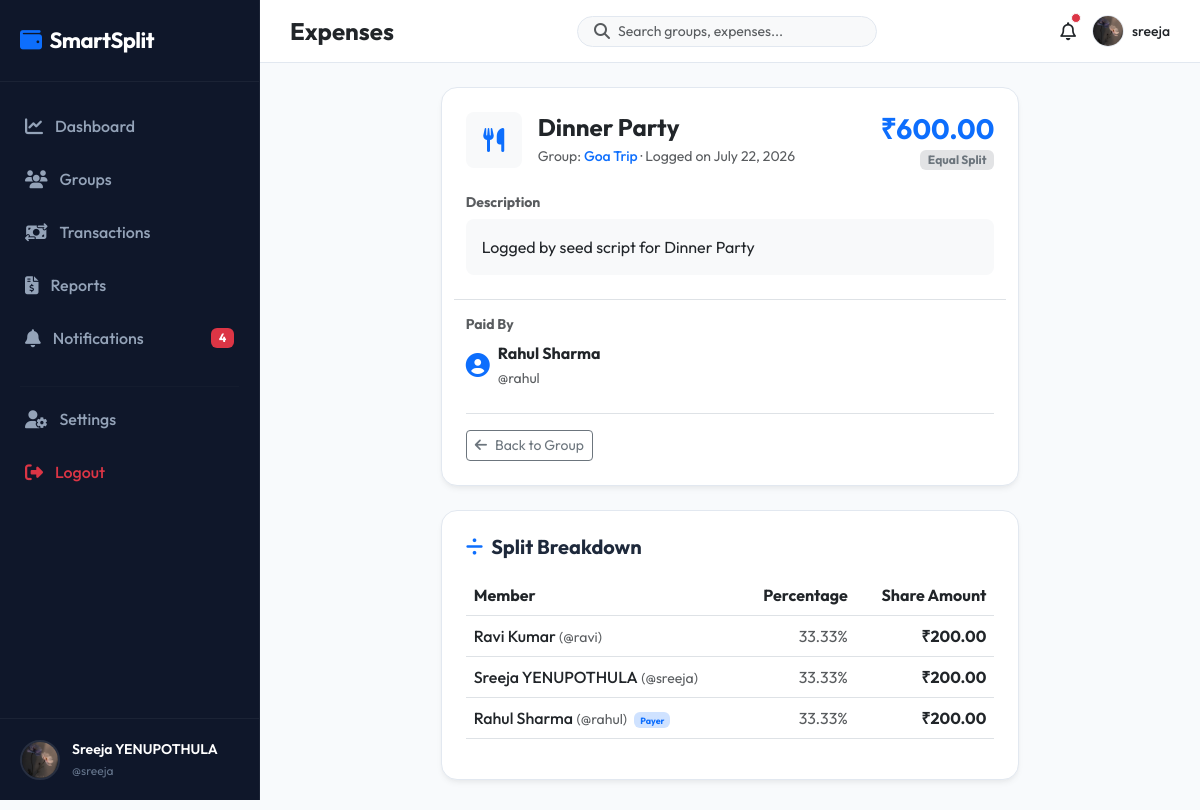
The app's page /expenses/6/ (signed in) with its own data.
### accounts/models.py (models this page shows, shortened)
class Profile(models.Model):
    user = models.OneToOneField(User, on_delete=models.CASCADE, related_name='profile')
    profile_picture = models.ImageField(upload_to='profiles/', default='profiles/default.png', blank=True)
    phone_number = models.CharField(max_length=15, blank=True)
    upi_id = models.CharField(max_length=50, blank=True)

### expenses/models.py (models this page shows, shortened)
class Expense(models.Model):
    CATEGORY_CHOICES = [
        ('Food', 'Food'),
        ('Travel', 'Travel'),
        ('Shopping', 'Shopping'),
        ('Fuel', 'Fuel'),
        ('Rent', 'Rent'),
        ('Bills', 'Bills'),
        ('Entertainment', 'Entertainment'),
        ('Others', 'Others'),
    ]
    SPLIT_CHOICES = [
        ('EQUAL', 'Equal Split'),
        ('CUSTOM', 'Custom Split (Exact Amounts)'),
        ('PERCENT', 'Percentage Split'),
    ]
    group = models.ForeignKey(Group, on_delete=models.CASCADE, related_name='expenses')
    title = models.CharField(max_length=150)
    description = models.TextField(blank=True)
    amount = models.DecimalField(max_digits=10, decimal_places=2)
    date = models.DateField(default=timezone.now)
    category = models.CharField(max_length=20, choices=CATEGORY_CHOICES, default='Others')
    paid_by = models.ForeignKey(User, on_delete=models.CASCADE, related_name='expenses_paid')
    split_type = models.CharField(max_length=10, choices=SPLIT_CHOICES, default='EQUAL')
    notes = models.TextField(blank=True)
    created_at = models.DateTimeField(auto_now_add=True)

class ExpenseSplit(models.Model):
    expense = models.ForeignKey(Expense, on_delete=models.CASCADE, related_name='splits')
    user = models.ForeignKey(User, on_delete=models.CASCADE, related_name='expense_shares')
    amount = models.DecimalField(max_digits=10, decimal_places=2)
    percentage = models.DecimalField(max_digits=5, decimal_places=2, null=True, blank=True)
    class Meta:
        unique_together = ('expense', 'user')

### groups/models.py (models this page shows, shortened)
class Group(models.Model):
    name = models.CharField(max_length=100)
    description = models.TextField(blank=True)
    created_by = models.ForeignKey(User, on_delete=models.CASCADE, related_name='created_groups')
    created_date = models.DateTimeField(auto_now_add=True)
    invite_code = models.CharField(max_length=12, unique=True, blank=True)

### expenses/views.py (the view)
# urls.py: path('<int:expense_id>/', views.expense_detail_view, name='detail'),
@login_required
def expense_detail_view(request, expense_id):
    expense = get_object_or_404(Expense, id=expense_id)
    if not GroupMember.objects.filter(group=expense.group, user=request.user).exists():
        messages.error(request, "You are not a member of this group.")
        return redirect('groups:list')
    splits = expense.splits.all().select_related('user')
    return render(request, 'expenses/detail.html', {'expense': expense, 'splits': splits})

### notifications/context_processors.py (called while the page is built)
def unread_notifications_count(request):
    if request.user.is_authenticated:
        count = Notification.objects.filter(user=request.user, is_read=False).count()
        return {'unread_notifications_count': count}
    return {'unread_notifications_count': 0}

### templates/expenses/detail.html (shortened to what this page needs)
{% extends 'base.html' %}
{% block content %}
<div class="row justify-content-center">
    <div class="col-lg-8">
        <div class="premium-card p-4 mb-4">
            <div class="d-flex justify-content-between align-items-start mb-4">
                <div class="d-flex align-items-center">
                    <div class="rounded-3 d-flex align-items-center justify-content-center bg-light text-primary me-3" style="width: 56px; height: 56px; font-size: 24px;">
                        {% if expense.category == 'Food' %}<i class="fa-solid fa-utensils"></i>
                        {% elif expense.category == 'Travel' %}<i class="fa-solid fa-plane"></i>
                        {% elif expense.category == 'Shopping' %}<i class="fa-solid fa-bag-shopping"></i>
                        {% elif expense.category == 'Fuel' %}<i class="fa-solid fa-gas-pump"></i>
                        {% elif expense.category == 'Rent' %}<i class="fa-solid fa-house"></i>
                        {% elif expense.category == 'Bills' %}<i class="fa-solid fa-file-invoice"></i>
                        {% elif expense.category == 'Entertainment' %}<i class="fa-solid fa-film"></i>
                        {% else %}<i class="fa-solid fa-receipt"></i>{% endif %}
                    </div>
                    <div>
                        <h4 class="fw-bold text-dark mb-1">{{ expense.title }}</h4>
                        <p class="text-muted mb-0 small">
                            Group: <a href="{% url 'groups:detail' expense.group.id %}" class="text-decoration-none fw-medium">{{ expense.group.name }}</a> &middot; Logged on {{ expense.date|date:"F d, Y" }}
                        </p>
                    </div>
                </div>
                <div class="text-end">
                    <h3 class="fw-bold text-primary mb-0">₹{{ expense.amount }}</h3>
                    <span class="badge bg-secondary-subtle text-secondary mt-1">{{ expense.get_split_type_display }}</span>
                </div>
            </div>
            {% if expense.description %}
                <div class="mb-4">
                    <h6 class="fw-bold text-muted small uppercase">Description</h6>
                    <p class="text-dark bg-light p-3 rounded-3">{{ expense.description }}</p>
                </div>
            {% endif %}
            <div class="row mb-4 border-top pt-3">
                <div class="col-md-6 mb-3 mb-md-0">
                    <h6 class="fw-bold text-muted small uppercase">Paid By</h6>
                    <div class="d-flex align-items-center mt-2">
                        <i class="fa-solid fa-circle-user text-primary fs-4 me-2"></i>
                        <div>
                            <span class="fw-bold text-dark d-block">{{ expense.paid_by.first_name }} {{ expense.paid_by.last_name }}</span>
                            <span class="text-muted small">@{{ expense.paid_by.username }}</span>
                        </div>
                    </div>
                </div>
            </div>
            <div class="d-flex justify-content-between border-top pt-3">
                <a href="{% url 'groups:detail' expense.group.id %}" class="btn btn-outline-secondary btn-sm"><i class="fa-solid fa-arrow-left me-2"></i>Back to Group</a>
            </div>
        </div>
        <div class="premium-card p-4">
            <h5 class="fw-bold mb-3"><i class="fa-solid fa-divide text-primary me-2"></i>Split Breakdown</h5>
            <div class="table-responsive">
                <table class="table align-middle">
                    <thead>
                        <tr>
                            <th>Member</th>
                            <th class="text-end">Percentage</th>
                            <th class="text-end">Share Amount</th>
                        </tr>
                    </thead>
                    <tbody>
                        {% for sp in splits %}
                            <tr class="{% if sp.user == user %}table-primary-subtle{% endif %}">
                                <td>
                                    <span class="fw-medium text-dark">{{ sp.user.first_name }} {{ sp.user.last_name }}</span>
                                    <span class="text-muted small">(@{{ sp.user.username }})</span>
                                    {% if sp.user == expense.paid_by %}
                                        <span class="badge bg-primary-subtle text-primary ms-1" style="font-size: 9px;">Payer</span>
                                    {% endif %}
                                </td>
                                <td class="text-end text-muted">
                                    {% if sp.percentage %}
                                        {{ sp.percentage }}%
                                    {% else %}
                                        -
                                    {% endif %}
                                </td>
                                <td class="text-end fw-bold text-dark">₹{{ sp.amount }}</td>
                            </tr>
                        {% endfor %}
                    </tbody>
                </table>
            </div>
        </div>
    </div>
</div>
{% endblock %}

### templates/includes/sidebar.html
{% load static %}
<div class="sidebar" id="sidebar">
    <div class="sidebar-logo">
        <i class="fa-solid fa-wallet text-primary me-2"></i>SmartSplit
    </div>
    <ul class="sidebar-menu">
        <li class="sidebar-item">
            <a href="{% url 'dashboard:home' %}" class="sidebar-link {% if request.resolver_match.app_name == 'dashboard' %}active{% endif %}">
                <i class="fa-solid fa-chart-line"></i>Dashboard
            </a>
        </li>
        <li class="sidebar-item">
            <a href="{% url 'groups:list' %}" class="sidebar-link {% if request.resolver_match.app_name == 'groups' %}active{% endif %}">
                <i class="fa-solid fa-users"></i>Groups
            </a>
        </li>
        <li class="sidebar-item">
            <a href="{% url 'payments:history' %}" class="sidebar-link {% if request.resolver_match.app_name == 'payments' and request.resolver_match.url_name == 'history' %}active{% endif %}">
                <i class="fa-solid fa-money-bill-transfer"></i>Transactions
            </a>
        </li>
        <li class="sidebar-item">
            <a href="{% url 'reports:index' %}" class="sidebar-link {% if request.resolver_match.app_name == 'reports' %}active{% endif %}">
                <i class="fa-solid fa-file-invoice-dollar"></i>Reports
            </a>
        </li>
        <li class="sidebar-item">
            <a href="{% url 'notifications:list' %}" class="sidebar-link {% if request.resolver_match.app_name == 'notifications' %}active{% endif %}">
                <i class="fa-solid fa-bell"></i>Notifications
                {% if unread_notifications_count > 0 %}
                    <span class="badge bg-danger ms-auto">{{ unread_notifications_count }}</span>
                {% endif %}
            </a>
        </li>
        <li class="sidebar-item mt-4">
            <hr style="border-color: rgba(255,255,255,0.08); margin: 0 10px;">
        </li>
        <li class="sidebar-item mt-2">
            <a href="{% url 'accounts:profile' %}" class="sidebar-link {% if request.resolver_match.app_name == 'accounts' %}active{% endif %}">
                <i class="fa-solid fa-user-gear"></i>Settings
            </a>
        </li>
        <li class="sidebar-item">
            <a href="{% url 'accounts:logout' %}" class="sidebar-link text-danger">
                <i class="fa-solid fa-right-from-bracket"></i>Logout
            </a>
        </li>
    </ul>
    <div class="sidebar-user">
        {% if user.profile.profile_picture %}
            <img src="{{ user.profile.profile_picture.url }}" alt="{{ user.username }}" class="sidebar-user-img">
        {% else %}
            <img src="{% static 'images/default_user.png' %}" alt="{{ user.username }}" class="sidebar-user-img">
        {% endif %}
        <div class="sidebar-user-info">
            <div class="sidebar-username">{{ user.first_name }} {{ user.last_name }}</div>
            <div class="sidebar-user-role">@{{ user.username }}</div>
        </div>
    </div>
</div>

### templates/includes/navbar.html (shortened to what this page needs)
{% load static %}
<nav class="top-navbar">
    <div class="d-flex align-items-center">
        <h4 class="fw-bold mb-0 text-dark">
            {% block page_title %}
                {% if request.resolver_match.app_name == 'dashboard' %}Dashboard
                {% elif request.resolver_match.app_name == 'groups' %}Groups
                {% elif request.resolver_match.app_name == 'expenses' %}Expenses
                {% elif request.resolver_match.app_name == 'payments' %}Payments
                {% elif request.resolver_match.app_name == 'settlements' %}Settlements
                {% elif request.resolver_match.app_name == 'reports' %}Reports
                {% elif request.resolver_match.app_name == 'notifications' %}Notifications
                {% elif request.resolver_match.app_name == 'accounts' %}Account Settings
                {% else %}SmartSplit
                {% endif %}
            {% endblock %}
        </h4>
    </div>
    <form action="{% url 'dashboard:home' %}" method="GET" class="d-none d-md-flex align-items-center bg-light rounded-pill px-3 py-1" style="width: 300px; border: 1px solid var(--border-color);">
        <i class="fa-solid fa-magnifying-glass text-muted me-2"></i>
        <input type="text" name="q" placeholder="Search groups, expenses..." class="form-control border-0 bg-transparent p-0" style="box-shadow: none; font-size: 14px;" value="{{ search_query|default:'' }}">
    </form>
    <div class="d-flex align-items-center gap-3">
        <a href="{% url 'notifications:list' %}" class="position-relative text-dark" style="font-size: 18px;">
            <i class="fa-regular fa-bell"></i>
            {% if unread_notifications_count > 0 %}
                <span class="position-absolute top-0 start-100 translate-middle p-1 bg-danger border border-light rounded-circle">
                </span>
            {% endif %}
        </a>
        <a href="{% url 'accounts:profile' %}" class="text-decoration-none d-flex align-items-center gap-2">
            {% if user.profile.profile_picture %}
                <img src="{{ user.profile.profile_picture.url }}" alt="{{ user.username }}" style="width: 32px; height: 32px; border-radius: 50%; object-fit: cover; border: 1px solid var(--border-color);">
            {% else %}
                <img src="{% static 'images/default_user.png' %}" alt="{{ user.username }}" style="width: 32px; height: 32px; border-radius: 50%; object-fit: cover; border: 1px solid var(--border-color);">
            {% endif %}
            <span class="d-none d-lg-inline text-dark fw-medium" style="font-size: 14px;">{{ user.username }}</span>
        </a>
    </div>
</nav>

### static/css/style.css (style rules this page uses)
:root { --primary: #4F46E5; --primary-hover: #4338CA; --primary-light: #EEF2F6; --secondary: #0EA5E9; --dark-bg: #0B0F19; --sidebar-bg: #0F172A; --card-bg: #FFFFFF; --text-primary: #1E293B; --text-secondary: #64748B; --border-color: #E2E8F0; --success: #10B981; --danger: #EF4444; --warning: #F59E0B; --gray-bg: #F8FAFC; }
body { font-family: 'Outfit', sans-serif; background-color: var(--gray-bg); color: var(--text-primary); margin: 0; padding: 0; overflow-x: hidden; }
.sidebar { width: 260px; height: 100vh; background-color: var(--sidebar-bg); position: fixed; top: 0; left: 0; z-index: 1000; transition: all 0.3s ease; border-right: 1px solid rgba(255, 255, 255, 0.05); display: flex; flex-direction: column; }
.sidebar-logo { padding: 24px 20px; font-weight: 700; font-size: 22px; color: #FFFFFF; letter-spacing: -0.5px; border-bottom: 1px solid rgba(255, 255, 255, 0.05); }
.sidebar-menu { list-style: none; padding: 20px 10px; margin: 0; flex-grow: 1; }
.sidebar-item { margin-bottom: 5px; }
.sidebar-link { display: flex; align-items: center; padding: 12px 15px; color: #94A3B8; text-decoration: none; font-weight: 500; border-radius: 8px; transition: all 0.2s ease; }
.sidebar-link i { margin-right: 12px; font-size: 18px; }
.sidebar-user { padding: 20px; border-top: 1px solid rgba(255, 255, 255, 0.05); display: flex; align-items: center; }
.sidebar-user-img { width: 40px; height: 40px; border-radius: 50%; object-fit: cover; margin-right: 12px; border: 2px solid rgba(255, 255, 255, 0.1); }
.sidebar-user-info { flex-grow: 1; }
.sidebar-username { color: #FFFFFF; font-weight: 600; font-size: 14px; margin-bottom: 2px; white-space: nowrap; overflow: hidden; text-overflow: ellipsis; }
.sidebar-user-role { color: #64748B; font-size: 12px; }
.top-navbar { background-color: #FFFFFF; border-bottom: 1px solid var(--border-color); padding: 15px 30px; display: flex; justify-content: space-between; align-items: center; position: sticky; top: 0; z-index: 999; }
.premium-card { background: var(--card-bg); border: 1px solid var(--border-color); border-radius: 16px; box-shadow: 0 4px 6px -1px rgba(0, 0, 0, 0.05), 0 2px 4px -1px rgba(0, 0, 0, 0.03); transition: transform 0.2s ease, box-shadow 0.2s ease; overflow: hidden; }
.form-control, .form-select { padding: 10px 15px; border-radius: 8px; border: 1px solid var(--border-color); background-color: #FFFFFF; transition: all 0.2s ease; }

### records on screen
Expense: title "Dinner Party", group.name "Goa Trip", date "July 22, 2026", amount "600.00", split_type "Equal Split", description "Logged by seed script for Dinner Party", paid_by.first_name "Rahul", paid_by.last_name "Sharma", paid_by.username "rahul"
ExpenseSplit: user.first_name "Ravi", user.last_name "Kumar", user.username "ravi", percentage "33.33", amount "200.00"
ExpenseSplit: user.first_name "Sreeja", user.last_name "YENUPOTHULA", user.username "sreeja", percentage "33.33", amount "200.00"
ExpenseSplit: user.first_name "Rahul", user.last_name "Sharma", user.username "rahul", shows "Payer", percentage "33.33", amount "200.00"

### other values on screen
{{ unread_notifications_count }} "4"
{{ user.first_name }} "Sreeja"
{{ user.last_name }} "YENUPOTHULA"
{{ user.username }} "sreeja"
